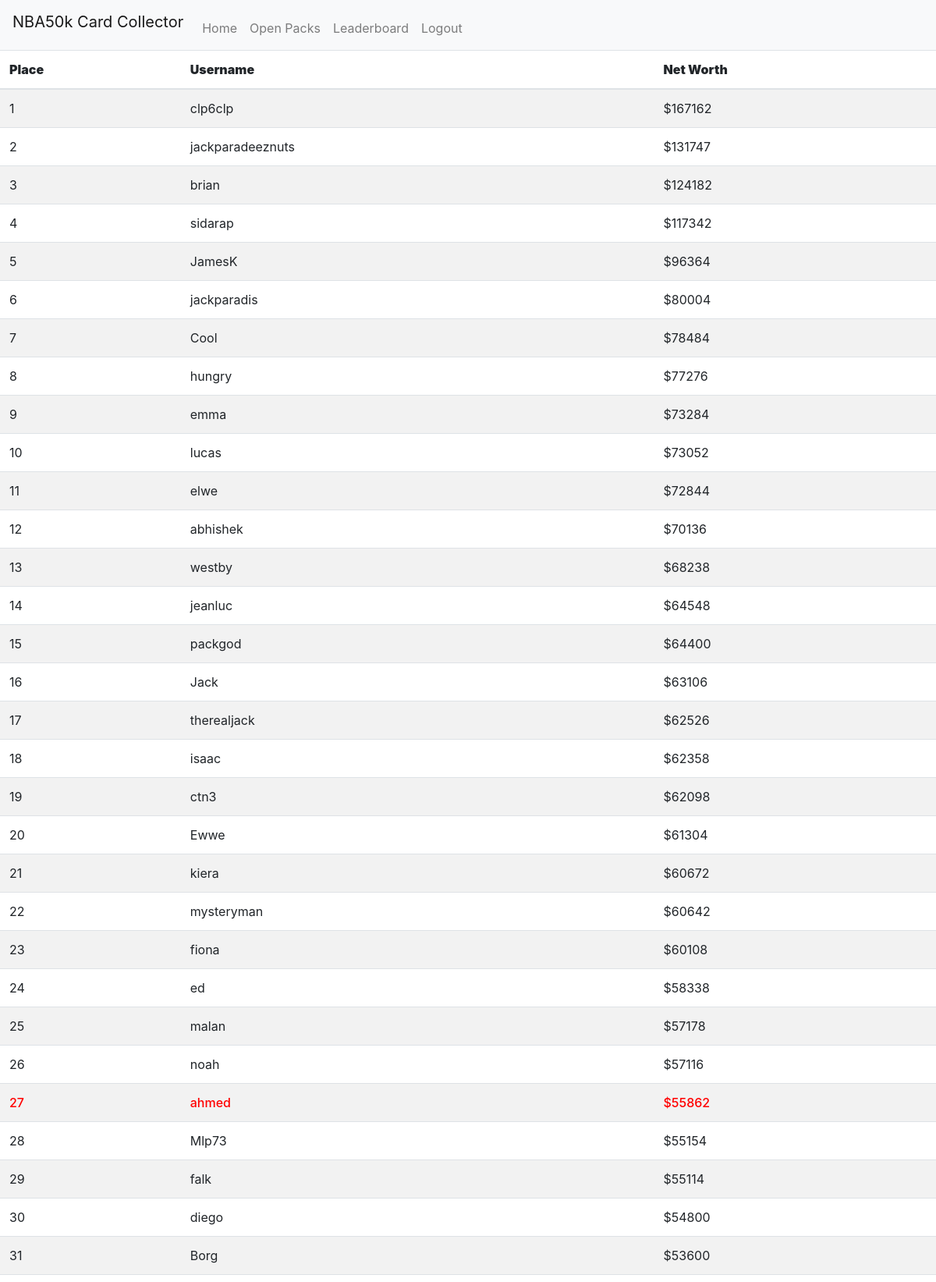
Page /leaderboard (signed in, upper part) on the committed database.
### tables this page shows
CREATE TABLE 'users' ('id' integer PRIMARY KEY AUTOINCREMENT NOT NULL, 'username' varchar(250), 'hash' varchar(350), 'cash' numeric DEFAULT 50000 , 'networth' numeric);

### application.py (the view)
@app.route("/leaderboard", methods=["GET", "POST"])
@login_required
def leaderboard():
    points = db.execute("SELECT cash FROM users WHERE id=:user_id", user_id=session["user_id"])
    username = db.execute("SELECT username FROM users WHERE id=:user_id", user_id=session["user_id"])
    if request.method == "GET":
        total_overalls = 0
        counter = 0
        overalls = db.execute('SELECT overall FROM players JOIN collection ON collection.player_id = players.id WHERE user_id=:user_id', user_id=session["user_id"])
        for x in overalls:
            total_overalls += x["overall"]
            counter += 1
        total_value= ((total_overalls-(counter*78))*400) + (counter)*5000
        networth = total_value + points[0]["cash"]
        db.execute('UPDATE users SET networth=:networth WHERE id=:user_id', networth=networth, user_id=session["user_id"])
        users = db.execute("SELECT * FROM users ORDER BY networth desc")
        y = 0
        x = 1
        username = username[0]["username"]
        for user in users:
            user["place"] = x
            x += 1
            if user["username"]==username:
                y = user["place"]
        x = x-1
        return render_template("leaderboard.html", points=points, users=users, username=username, y=y, x=x)
    else:
        return render_template("leaderboard.html", points=points, users=users, username=username, y=y, x=x)

### application.py (called while the page is built)
@app.after_request
def after_request(response):
    response.headers["Cache-Control"] = "no-cache, no-store, must-revalidate"
    response.headers["Expires"] = 0
    response.headers["Pragma"] = "no-cache"
    return response

### helpers.py (called while the page is built)
def login_required(f):
    @wraps(f)
    def decorated_function(*args, **kwargs):
        if session.get("user_id") is None:
            return redirect("/login")
        return f(*args, **kwargs)
    return decorated_function

### templates/leaderboard.html (shortened to what this page needs)
<!DOCTYPE html>
<head>
    <link href="https://stackpath.bootstrapcdn.com/bootstrap/4.1.3/css/bootstrap.min.css" rel="stylesheet">
    <link href="/static/styles.css" rel="stylesheet">
    <nav class="navbar navbar-expand-lg navbar-light bg-light">
            <div class="nav" id"navbar">
                    <a class="navbar-brand" href="/">NBA50k Card Collector</a>
                <ul class="navbar-nav mr-auto mt-2">
                    <li class="nav-item"><a class="nav-link" href="/">Home</a></li>
                    <li class="nav-item"><a class="nav-link" href="/openpacks">Open Packs</a></li>
                    <li class="nav-item"><a class="nav-link" href="/leaderboard">Leaderboard</a></li>
                </ul>
                <ul class="navbar-nav ml-auto mt-2">
                    <li class="nav-item"><a class="nav-link" href="/login">Logout</a></li>
                </ul>
            </div>
    </nav>
</head>
<body class="wood">
<table class="table table-striped">
    <thead>
       <tr>
           <th><b>Place</b></th>
           <th><b>Username</b></th>
           <th><b>Net Worth</b></th>
       </tr>
    </thead>
    <tbody>
        {% for x in users %}
        <tr>
            {% if x.username == username %}
            <div>
            <td class="red">{{x.place}}</td>
            <td class="red">{{x.username}}</td>
            <td class="red">${{x.networth}}</td>
            </div>
            {% else %}
            <td>{{x.place}}</td>
            <td>{{x.username}}</td>
            <td>${{x.networth}}</td>
            {% endif %}
        </tr>
        {% endfor %}
    </tbody>
</table>
</body>

### static/styles.css (style rules this page uses)
.wood { background-image: url('http://textures.world/wp-content/uploads/2018/10/Natural-Seamless-Light-Wood-Texture-1-copy.jpg'); }
.red { color: red; font-weight:500; }

### rows in the picture
users: place "1", username "clp6clp", networth "167162"
users: place "2", username "jackparadeeznuts", networth "131747"
users: place "3", username "brian", networth "124182"
users: place "4", username "sidarap", networth "117342"
users: place "5", username "JamesK", networth "96364"
users: place "6", username "jackparadis", networth "80004"
users: place "7", username "Cool", networth "78484"
users: place "8", username "hungry", networth "77276"
users: place "9", username "emma", networth "73284"
users: place "10", username "lucas", networth "73052"
users: place "11", username "elwe", networth "72844"
users: place "12", username "abhishek", networth "70136"
users: place "13", username "westby", networth "68238"
users: place "14", username "jeanluc", networth "64548"
users: place "15", username "packgod", networth "64400"
users: place "16", username "Jack", networth "63106"
users: place "17", username "therealjack", networth "62526"
users: place "18", username "isaac", networth "62358"
users: place "19", username "ctn3", networth "62098"
users: place "20", username "Ewwe", networth "61304"
users: place "21", username "kiera", networth "60672"
users: place "22", username "mysteryman", networth "60642"
users: place "23", username "fiona", networth "60108"
users: place "24", username "ed", networth "58338"
users: place "25", username "malan", networth "57178"
users: place "26", username "noah", networth "57116"
users: place "27", username "ahmed", networth "55862"
users: place "28", username "Mlp73", networth "55154"
users: place "29", username "falk", networth "55114"
users: place "30", username "diego", networth "54800"
users: place "31", username "Borg", networth "53600"
